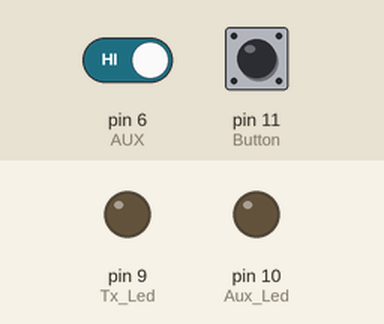
This sketch was run on a simulated Arduino Uno, built with avr-gcc and run on an emulated ATmega328P. On the bench: output pins drawn as LEDs (lit = HIGH). The inputs (shaded band) are chosen by the test bench; at power-on: pin 6 (AUX) HIGH, pin 11 (Button) LOW.

Above: at 1.8 s.
1.9 s: pin 6 (AUX) driven LOW
At 3.2 s:
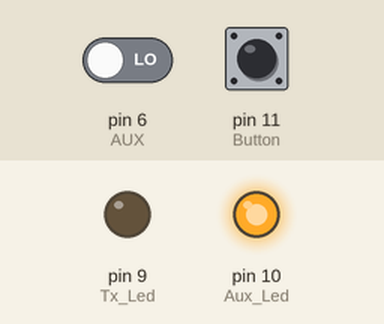
3.5 s: pin 11 (Button) pulled HIGH for 0.6 s
At 4.05 s:
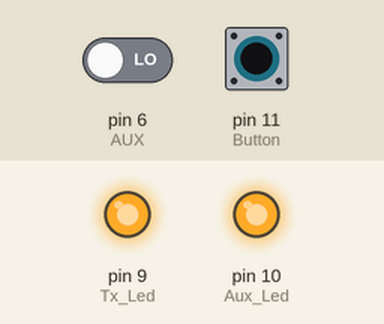
Timing chart, 0 to 6.5 s (numbered marks = the images above; inputs shaded):
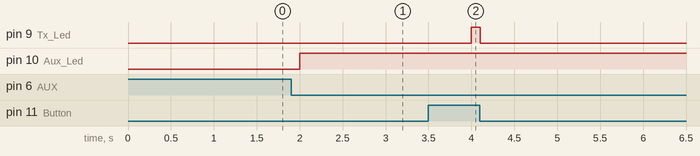

The sketch:

BIKE.ino
```cpp
#include <SoftwareSerial.h>
#define Tx_Led 9
#define Aux_Led 10
#define Button 11
#define AUX 6

SoftwareSerial mySerial(2, 3); // (2-RX) <<-- Connect TX pin of LoRa  ......  (3-TX) <<-- Connect RX pin of LoRa
// gnd SET_A and SET_B for Normal Mode (Send and Receive)


char data1[100] = {0x00 , 0x00, 0x17,1,21,1,3,6,7 ,7,7, 1, 10,5,8,34,64,61,99,99,99,5};                   // Create an array to store incoming data
char data [100];

void setup() {
  Serial.begin(9600);
  mySerial.begin(9600);
  pinMode(Tx_Led, OUTPUT);
  pinMode(Aux_Led, OUTPUT);
  pinMode(Button,INPUT);
  pinMode(AUX, INPUT);

}

void loop()
{
  // Sending the dummy data
  if (digitalRead(Button) == HIGH)
  {
    digitalWrite(Tx_Led, HIGH);
    mySerial.write (data1, 100);
    digitalWrite(Tx_Led, LOW);
    //delay (3500);
    delay (60000);
  }

  //Receive the confirmation from the station and print it
  if (mySerial.available() > 1)
  {
    String input = mySerial.readString();       // Read input from buffer like normal
    input.toCharArray(data,100);                // Convert input type String to store into array data[]
//    Serial.println (data);
    //delay (2000);
    switch (data [2])
      {
        case 0:
          Serial.println ("Transmission failed ... Re-sending message");
          mySerial.write (data1, 100);
          delay (1500);
          break;
        case 1:
          Serial.println ("Data sent");
          data [2] = 0;
          break;
    }

  }

  // LED for checking if the module is receiving or sending data
  if (digitalRead(AUX) == LOW)
  {
    digitalWrite(Aux_Led, HIGH);
  }

  else if (digitalRead(AUX) == HIGH)
  {
    digitalWrite(Aux_Led, LOW);
  }
  delay(1000);
}
```

Measured:
- after the input at 1.9 s, pin 10 (Aux_Led): LOW → HIGH after 0.10 s
- after the input at 3.5 s, pin 9 (Tx_Led): LOW → HIGH after 0.50 s, → LOW 0.11 s later
